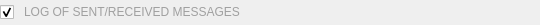
<?xml version="1.0" encoding="UTF-8"?>
<ui version="4.0">
 <class>MessageManagerLogMini</class>
 <widget class="QWidget" name="MessageManagerLogMini">
  <property name="geometry">
   <rect>
    <x>0</x>
    <y>0</y>
    <width>540</width>
    <height>25</height>
   </rect>
  </property>
  <property name="windowTitle">
   <string>Form</string>
  </property>
  <property name="styleSheet">
   <string notr="true">QWidget#log {
	font: 	10px &quot;Lucida Console&quot;, &quot;Monaco&quot;, &quot;Monospace&quot;;
	color: 	rgb(160, 160, 160);
}
</string>
  </property>
  <layout class="QHBoxLayout" name="horizontalLayout">
   <property name="spacing">
    <number>10</number>
   </property>
   <property name="margin">
    <number>0</number>
   </property>
   <item>
    <widget class="QCheckBox" name="enable">
     <property name="toolTip">
      <string>Instantaneous messages log activation</string>
     </property>
     <property name="statusTip">
      <string>Instantaneous messages log activation|Disable the instantaneous log if you need to save some CPU resources... and enable it if you need log trace!</string>
     </property>
     <property name="text">
      <string/>
     </property>
     <property name="checked">
      <bool>true</bool>
     </property>
    </widget>
   </item>
   <item>
    <widget class="QLabel" name="log">
     <property name="sizePolicy">
      <sizepolicy hsizetype="Expanding" vsizetype="Fixed">
       <horstretch>0</horstretch>
       <verstretch>0</verstretch>
      </sizepolicy>
     </property>
     <property name="minimumSize">
      <size>
       <width>200</width>
       <height>18</height>
      </size>
     </property>
     <property name="maximumSize">
      <size>
       <width>16777215</width>
       <height>18</height>
      </size>
     </property>
     <property name="toolTip">
      <string>Instantaneous messages log</string>
     </property>
     <property name="statusTip">
      <string>Instantaneous messages log|The instantaneous log displays each 200ms the last sent or received messages. Useful to see quickly if your score is emitting messages!</string>
     </property>
     <property name="text">
      <string>LOG OF SENT/RECEIVED MESSAGES</string>
     </property>
    </widget>
   </item>
  </layout>
 </widget>
 <resources/>
 <connections/>
</ui>
